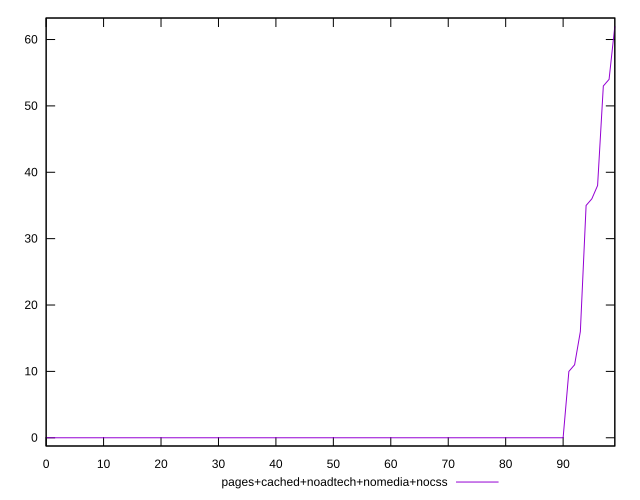

Write gnuplot code to recreate this figure.
reset

$pagesCachedNoadtechNomediaNocss <<EOF
0 0
1 0
2 0
3 0
4 0
5 0
6 0
7 0
8 0
9 0
10 0
11 0
12 0
13 0
14 0
15 0
16 0
17 0
18 0
19 0
20 0
21 0
22 0
23 0
24 0
25 0
26 0
27 0
28 0
29 0
30 0
31 0
32 0
33 0
34 0
35 0
36 0
37 0
38 0
39 0
40 0
41 0
42 0
43 0
44 0
45 0
46 0
47 0
48 0
49 0
50 0
51 0
52 0
53 0
54 0
55 0
56 0
57 0
58 0
59 0
60 0
61 0
62 0
63 0
64 0
65 0
66 0
67 0
68 0
69 0
70 0
71 0
72 0
73 0
74 0
75 0
76 0
77 0
78 0
79 0
80 0
81 0
82 0
83 0
84 0
85 0
86 0
87 0
88 0
89 0
90 0
91 10
92 11
93 16
94 35
95 36
96 38
97 53
98 54
99 62
EOF

set key outside below
set xrange [0:99]
set yrange [-1.24:63.24]
set trange [-1.24:63.24]
set terminal svg size 640, 500 enhanced background rgb 'white'
set output "report_00009_2021-02-08T22-37-41.559Z/render-blocking-resources/comparison/sorted/4_vs_5.svg"

plot $pagesCachedNoadtechNomediaNocss title "pages+cached+noadtech+nomedia+nocss" with line

reset
